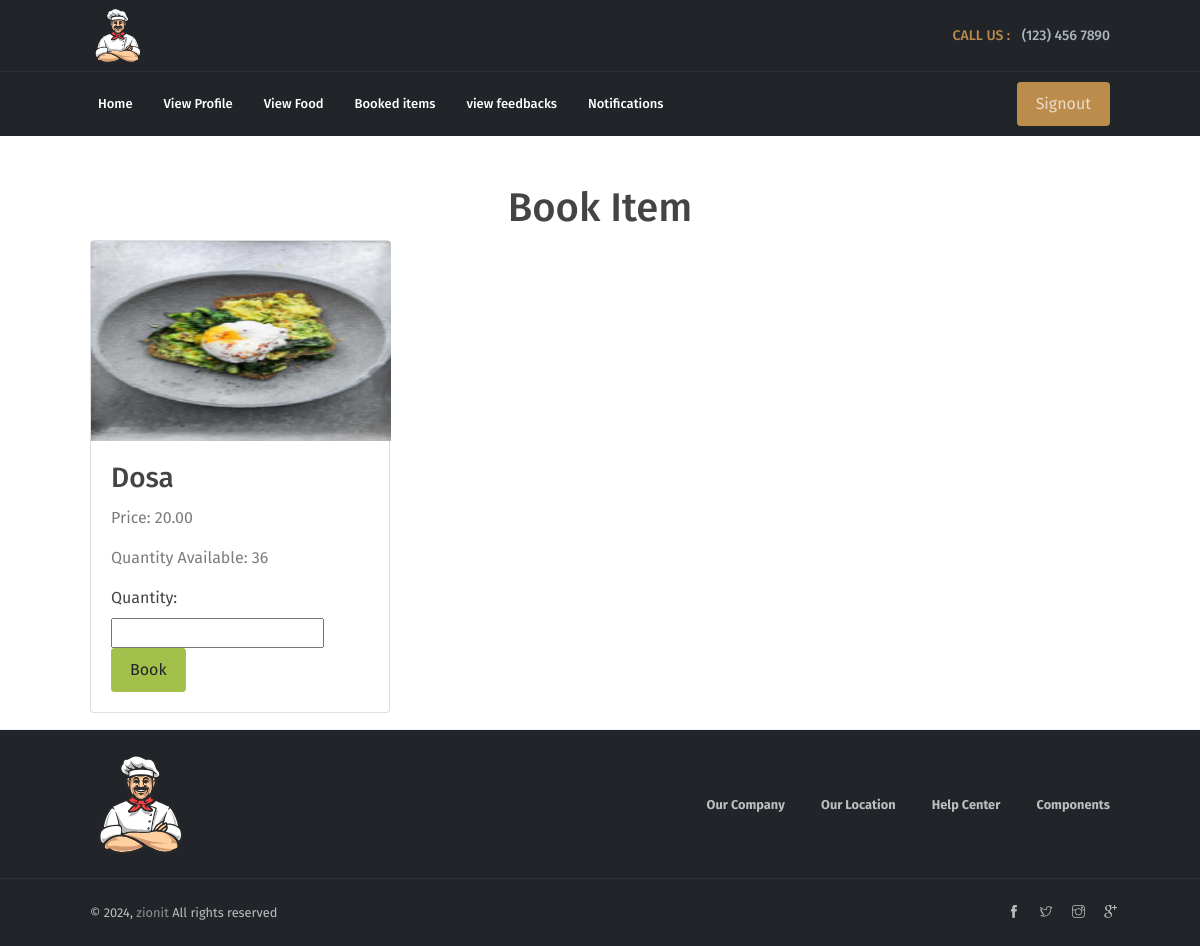
The app's page /book_item/4/ (signed in) with its own data.
### mess_staff/models.py (models this page shows, shortened)
class FoodItem(models.Model):
    food_id = models.AutoField(primary_key=True)
    name = models.CharField(max_length=200)
    image = models.ImageField(upload_to="foods", null=True, blank=True)
    price = models.DecimalField(max_digits=10, decimal_places=2)
    quantity_available = models.IntegerField(default=0)
    quantity_booked = models.IntegerField(default=0)
    booked_by = models.ForeignKey(User, on_delete=models.CASCADE, related_name='booked_items', null=True)
    status = models.CharField(max_length=20, default='Pending')

### mess_staff/views.py (the view)
# urls.py: path('book_item/<int:food_id>/', views.book_item, name='book_item'),
def book_item(request, food_id):
    food_item = get_object_or_404(FoodItem, pk=food_id)
    if not hasattr(request.user, 'profile'):
        return redirect('create_profile')
    if request.method == 'POST':
        quantity = int(request.POST.get('quantity', 0))
        if food_item.book_item(quantity, request.user):
            return render(request, 'booking_success.html', {'food_item': food_item, 'quantity': quantity})
        else:
            return render(request, 'booking_error.html', {'food_item': food_item})
    return render(request, 'book_item.html', {'food_item': food_item})

### templates/book_item.html (shortened to what this page needs)
{% extends "view_fooditems.html" %}
{% load static %}
{% block content %}
<div class="container mt-5">
  <h1 class="text-center">Book Item</h1>
  <div class="row">
    <div class="col-md-6">
      <div class="card mb-3" style="width: 300px;">
        <img src="{{ food_item.image.url }}" class="card-img-top" alt="{{ food_item.name }}" style="height: 200px; width: 300px;">
        <div class="card-body">
          <h3 class="card-title">{{ food_item.name }}</h3>
          <p class="card-text">Price: {{ food_item.price }}</p>
          <p class="card-text">Quantity Available:
            {% if food_item.quantity_available > 0 %}
              {{ food_item.quantity_available }}
            {% else %}
              <span class="text-danger">0</span>
            {% endif %}
          </p>
          <form method="post" action="{% url 'book_item' food_item.food_id %}">
            <label for="quantity">Quantity:</label>
            <input type="number" name="quantity" id="quantity" required>
            <button type="submit" class="btn btn-success">Book</button>
          </form>
        </div>
      </div>
    </div>
  </div>
</div>
{% endblock %}

### records on screen
FoodItem: image (picture), name "Dosa", price "20.00", quantity_available "36"
